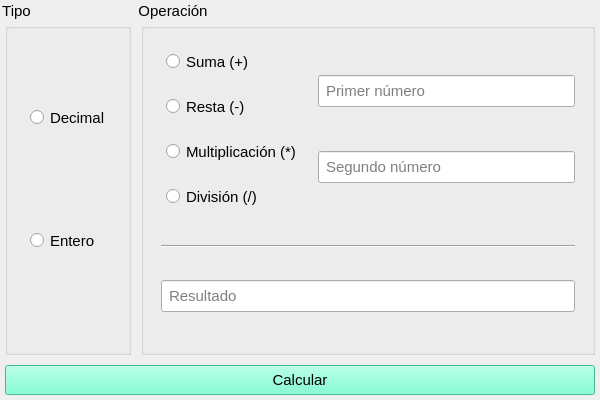
<?xml version="1.0" encoding="UTF-8"?>
<ui version="4.0">
 <class>MainWindow</class>
 <widget class="QMainWindow" name="MainWindow">
  <property name="geometry">
   <rect>
    <x>0</x>
    <y>0</y>
    <width>600</width>
    <height>400</height>
   </rect>
  </property>
  <property name="minimumSize">
   <size>
    <width>600</width>
    <height>400</height>
   </size>
  </property>
  <property name="maximumSize">
   <size>
    <width>16777215</width>
    <height>400</height>
   </size>
  </property>
  <property name="font">
   <font>
    <family>Montserrat</family>
    <pointsize>10</pointsize>
   </font>
  </property>
  <property name="mouseTracking">
   <bool>false</bool>
  </property>
  <property name="windowTitle">
   <string>MainWindow</string>
  </property>
  <property name="styleSheet">
   <string notr="true">margin: 5%; padding: 5%;</string>
  </property>
  <widget class="QWidget" name="centralwidget">
   <property name="styleSheet">
    <string notr="true"/>
   </property>
   <layout class="QVBoxLayout" name="verticalLayout">
    <property name="spacing">
     <number>0</number>
    </property>
    <property name="leftMargin">
     <number>0</number>
    </property>
    <property name="topMargin">
     <number>0</number>
    </property>
    <property name="rightMargin">
     <number>0</number>
    </property>
    <property name="bottomMargin">
     <number>0</number>
    </property>
    <item>
     <layout class="QHBoxLayout" name="horizontalLayout">
      <item>
       <widget class="QGroupBox" name="typeGroup">
        <property name="font">
         <font>
          <pointsize>11</pointsize>
         </font>
        </property>
        <property name="title">
         <string>Tipo</string>
        </property>
        <layout class="QVBoxLayout" name="verticalLayout_5">
         <item>
          <widget class="QRadioButton" name="rb_decimal">
           <property name="font">
            <font>
             <pointsize>11</pointsize>
            </font>
           </property>
           <property name="text">
            <string>Decimal</string>
           </property>
          </widget>
         </item>
         <item>
          <widget class="QRadioButton" name="rb_enter">
           <property name="font">
            <font>
             <pointsize>11</pointsize>
            </font>
           </property>
           <property name="text">
            <string>Entero</string>
           </property>
          </widget>
         </item>
        </layout>
       </widget>
      </item>
      <item>
       <widget class="QGroupBox" name="operationGroup">
        <property name="font">
         <font>
          <pointsize>11</pointsize>
         </font>
        </property>
        <property name="title">
         <string>Operación</string>
        </property>
        <layout class="QVBoxLayout" name="verticalLayout_4">
         <item>
          <layout class="QHBoxLayout" name="horizontalLayout_2">
           <item>
            <layout class="QVBoxLayout" name="verticalLayout_2">
             <item>
              <widget class="QRadioButton" name="rb_suma">
               <property name="font">
                <font>
                 <pointsize>11</pointsize>
                </font>
               </property>
               <property name="text">
                <string>Suma (+)</string>
               </property>
              </widget>
             </item>
             <item>
              <widget class="QRadioButton" name="rb_resta">
               <property name="font">
                <font>
                 <pointsize>11</pointsize>
                </font>
               </property>
               <property name="text">
                <string>Resta (-)</string>
               </property>
              </widget>
             </item>
             <item>
              <widget class="QRadioButton" name="rb_producte">
               <property name="font">
                <font>
                 <pointsize>11</pointsize>
                </font>
               </property>
               <property name="text">
                <string>Multiplicación (*)</string>
               </property>
              </widget>
             </item>
             <item>
              <widget class="QRadioButton" name="rb_divisio">
               <property name="font">
                <font>
                 <pointsize>11</pointsize>
                </font>
               </property>
               <property name="text">
                <string>División (/)</string>
               </property>
              </widget>
             </item>
            </layout>
           </item>
           <item>
            <layout class="QVBoxLayout" name="verticalLayout_3">
             <item>
              <widget class="QLineEdit" name="le_num1">
               <property name="font">
                <font>
                 <pointsize>11</pointsize>
                </font>
               </property>
               <property name="styleSheet">
                <string notr="true"/>
               </property>
               <property name="placeholderText">
                <string>Primer número</string>
               </property>
              </widget>
             </item>
             <item>
              <widget class="QLineEdit" name="le_num2">
               <property name="font">
                <font>
                 <pointsize>11</pointsize>
                </font>
               </property>
               <property name="placeholderText">
                <string>Segundo número</string>
               </property>
              </widget>
             </item>
            </layout>
           </item>
          </layout>
         </item>
         <item>
          <widget class="Line" name="line">
           <property name="font">
            <font>
             <pointsize>11</pointsize>
            </font>
           </property>
           <property name="orientation">
            <enum>Qt::Horizontal</enum>
           </property>
          </widget>
         </item>
         <item>
          <widget class="QLineEdit" name="le_resultat">
           <property name="font">
            <font>
             <pointsize>11</pointsize>
            </font>
           </property>
           <property name="readOnly">
            <bool>true</bool>
           </property>
           <property name="placeholderText">
            <string>Resultado</string>
           </property>
          </widget>
         </item>
        </layout>
       </widget>
      </item>
     </layout>
    </item>
    <item>
     <widget class="QPushButton" name="bt_calcular">
      <property name="enabled">
       <bool>true</bool>
      </property>
      <property name="font">
       <font>
        <pointsize>11</pointsize>
       </font>
      </property>
      <property name="styleSheet">
       <string notr="true">color: black; background-color: rgb(97,255,202)</string>
      </property>
      <property name="text">
       <string>Calcular</string>
      </property>
      <property name="flat">
       <bool>false</bool>
      </property>
     </widget>
    </item>
   </layout>
  </widget>
 </widget>
 <resources/>
 <connections/>
</ui>
